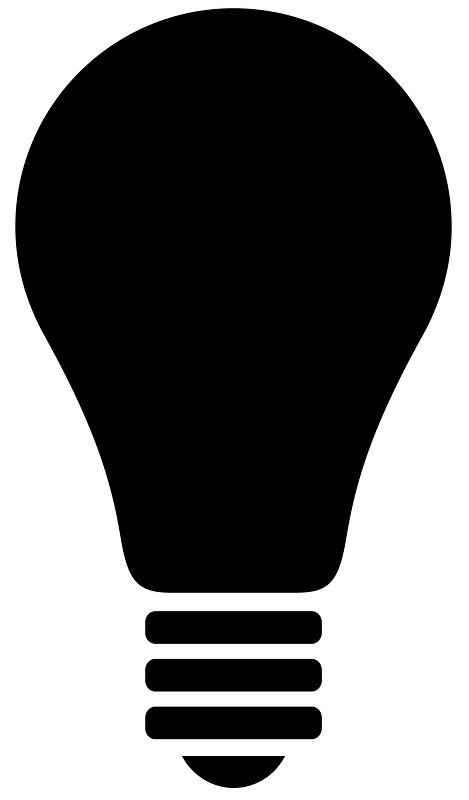
#> input picture Python_Workspace/AI/bg_white_bulb.png, 469 x 800 px
$ jupyter execute --allow-errors wordcloud_lightbuld.ipynb
#> lines starting #> are read from the running program, lines starting #| are printed output that depends on the picture; after the words box and inside, x2 and y2 are one past the last pixel; in counts of white or black regions, pixels touching at a corner belong together
[cell 1]
import numpy as np
from PIL import Image
from wordcloud import WordCloud
import matplotlib.pyplot as plt
file_name= "bg_white_bulb.png"
# Load your light bulb mask image
bulb_mask = np.array(Image.open(file_name))
#> bulb_mask is the input picture: shape (800, 469, 4); mean R, G, B, A 112.7, 112.7, 112.7, 255

# Define your text data
# text = "innovation idea creativity brain technology lightbulb focus design smart future"
text=("Python Python Python Matplotlib Matplotlib Seaborn Network Plot Violin Chart Pandas Datascience Wordcloud Spider Radar Parrallel Alpha Color Brewer Density Scatter Barplot Barplot Boxplot Violinplot Treemap Stacked Area Chart Chart Visualization Dataviz Donut Pie Time-Series Wordcloud Wordcloud Sankey Bubble")

# wc = WordCloud (width=420,height=200,mask=bulb_mask,margin=0,contour_width=2,background_color='black',colormap='Accent',mode='RGBA')

# Generate the word cloud inside the mask boundary
#> (the rest of this cell did not finish here and is left out)

[cell 2]
import numpy as np
from PIL import Image
from wordcloud import WordCloud
import matplotlib.pyplot as plt

# 1. Load image and convert to grayscale ('L')
mask_img = Image.open(file_name).convert("L")

# 2. Force any non-black/gray background pixel to be pure white (255)
mask_array = np.array(mask_img)
mask_array[mask_array > 240] = 255  # Adjust 240 lower if bleeding persists
#> mask_array: shape (800, 469); min 0, max 255, mean 112.7

# 3. Generate the word cloud
# text = "innovation idea creativity brain technology lightbulb focus design smart future"
#> (the rest of this cell did not finish here and is left out)

[cell 3]
import numpy as np
from PIL import Image
from wordcloud import WordCloud
import matplotlib.pyplot as plt

# 1. Load image and force convert to Grayscale ('L')
# This collapses RGB channels into a single 0-255 brightness channel
mask_img = Image.open(file_name)
mask_array = np.array(mask_img)

# 2. Critical Step: Clean the background noise
# Any pixel that is mostly white (> 200) gets forced to EXACTLY 255
mask_array[mask_array > 200] = 255
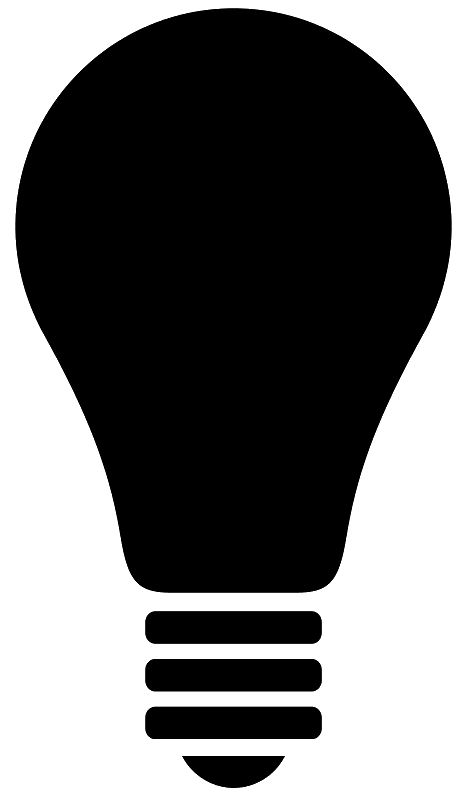
#> mask_array: shape (800, 469, 4); 0.64% of pixels changed, all inside (x1, y1, x2, y2) = (13, 6, 454, 790)


#  Generate with safety margins
# 'prefer_horizontal=0.9' ensures words turn vertically if they don't fit the bulb base
#> (the rest of this cell did not finish here and is left out)

[cell 4]
import numpy as np
from PIL import Image
from wordcloud import WordCloud
import matplotlib.pyplot as plt

# 1. Load your perfect light bulb image and convert to grayscale ('L')
mask_img = Image.open(file_name).convert("L")
mask_array = np.array(mask_img)

# 2. Safety step to clean any transparent or off-white background pixels
# This forces the background to be exactly 255 (the wordcloud ignore value)
mask_cleaned = np.where(mask_array > 150, 255, 0).astype(np.uint8)
#> mask_cleaned: shape (800, 469); 44.1% white; 1 white region, box (x1, y1, x2, y2) and area: (0, 0, 469, 800) 165633

# 3. Text data to fill the shape
text1 = """
CREATE CREATE CREATE POSITIVE BRAIN THINK RESEARCH GO GO
COMMUNICATE MEDIA SKETCH TEAM SUCCESS GOAL WORDS PROCESS
OUT OF THE BOX TALK POWER SELL STRENGTHS CREATIVE MEETING
"""


# 4. Configure WordCloud parameters tailored specifically to this shape
#> (the rest of this cell did not finish here and is left out)

[cell 5]
import numpy as np
import matplotlib.pyplot as plt
from PIL import Image, ImageDraw
from wordcloud import WordCloud

# 1. Define your input text
text = ("Python Python Python Matplotlib Matplotlib Seaborn Network Plot Violin Chart "
        "Pandas Datascience Wordcloud Spider Radar Parrallel Alpha Color Brewer Density "
        "Scatter Barplot Barplot Boxplot Violinplot Treemap Stacked Area Chart Chart "
        "Visualization Dataviz Donut Pie Time-Series Wordcloud Wordcloud Sankey Bubble")

# 2. Function to programmatically draw a light bulb mask
def create_lightbulb_mask(width=1000, height=1300):
    # Create white canvas (255 = background/outside shape)
#> called with width = 1000, height = 1300
    img = Image.new("L", (width, height), 255)
#> img: PIL image 1000x1300 L; every value is 255
    draw = ImageDraw.Draw(img)

    center_x = width / 2.0
    r_bulb = width * 0.36
    cy_bulb = height * 0.36

    path = []

    # Bulb top dome arc
    for angle in np.linspace(220, -40, 150):
        rad = np.radians(angle)
        path.append((center_x + r_bulb * np.cos(rad), cy_bulb - r_bulb * np.sin(rad)))

    # Right neck transition (Bezier curve)
    base_top_y = height * 0.68
    base_width = width * 0.18
    right_start = path[-1]
    right_end = (center_x + base_width, base_top_y)
    cp1 = (center_x + r_bulb * 0.65, cy_bulb + r_bulb * 0.7)
    cp2 = (center_x + base_width * 1.05, base_top_y - height * 0.08)

    for t in np.linspace(0, 1, 50)[1:]:
        x = (1-t)**3 * right_start[0] + 3*(1-t)**2*t * cp1[0] + 3*(1-t)*t**2 * cp2[0] + t**3 * right_end[0]
        y = (1-t)**3 * right_start[1] + 3*(1-t)**2*t * cp1[1] + 3*(1-t)*t**2 * cp2[1] + t**3 * right_end[1]
        path.append((x, y))

    # Screw base threads (right side)
    thread_height = height * 0.035
    num_threads = 4
    current_y = base_top_y
    for _ in range(num_threads):
        path.append((center_x + base_width * 0.96, current_y))
        path.append((center_x + base_width * 0.96, current_y + thread_height * 0.2))
        path.append((center_x + base_width * 0.88, current_y + thread_height * 0.8))
        path.append((center_x + base_width * 0.88, current_y + thread_height))
        current_y += thread_height

    # Bottom contact point
    contact_r_x = base_width * 0.55
    contact_h = height * 0.04
    for angle in np.linspace(0, -180, 30):
        rad = np.radians(angle)
        path.append((center_x + contact_r_x * np.cos(rad), current_y + contact_h * (-np.sin(rad))))

    # Screw base threads (left side going up)
    current_y = base_top_y + num_threads * thread_height
    for _ in range(num_threads):
        current_y -= thread_height
        path.append((center_x - base_width * 0.88, current_y + thread_height))
        path.append((center_x - base_width * 0.88, current_y + thread_height * 0.8))
        path.append((center_x - base_width * 0.96, current_y + thread_height * 0.2))
        path.append((center_x - base_width * 0.96, current_y))

    # Left neck transition
    left_start = (center_x - base_width, base_top_y)
    left_end = path[0]
    cp1_l = (center_x - base_width * 1.05, base_top_y - height * 0.08)
    cp2_l = (center_x - r_bulb * 0.65, cy_bulb + r_bulb * 0.7)

    for t in np.linspace(0, 1, 50)[1:-1]:
        x = (1-t)**3 * left_start[0] + 3*(1-t)**2*t * cp1_l[0] + 3*(1-t)*t**2 * cp2_l[0] + t**3 * left_end[0]
        y = (1-t)**3 * left_start[1] + 3*(1-t)**2*t * cp1_l[1] + 3*(1-t)*t**2 * cp2_l[1] + t**3 * left_end[1]
        path.append((x, y))

    # Fill inner area with black (0 = inside shape)
    draw.polygon(path, fill=0)
    return np.array(img)
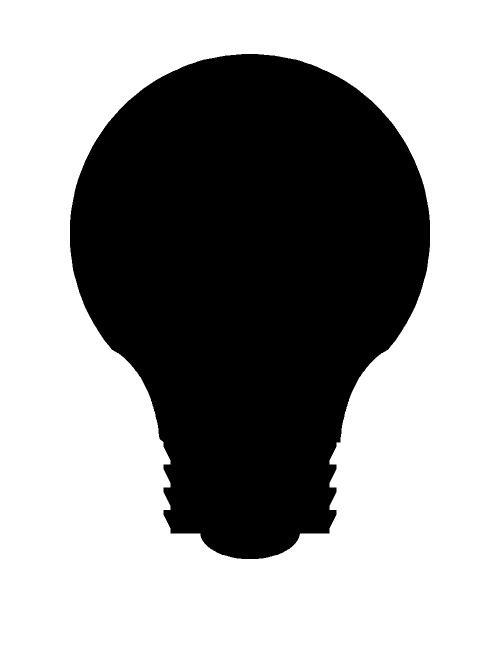
#> returned value: shape (1300, 1000) (shown at 1/2 size); 61.2% white; 1 black region, box (x1, y1, x2, y2) and area: (140, 108, 860, 1118) 504102

# 3. Generate the mask
bulb_mask = create_lightbulb_mask()

# 4. Generate the word cloud
#> (the rest of this cell did not finish here and is left out)
